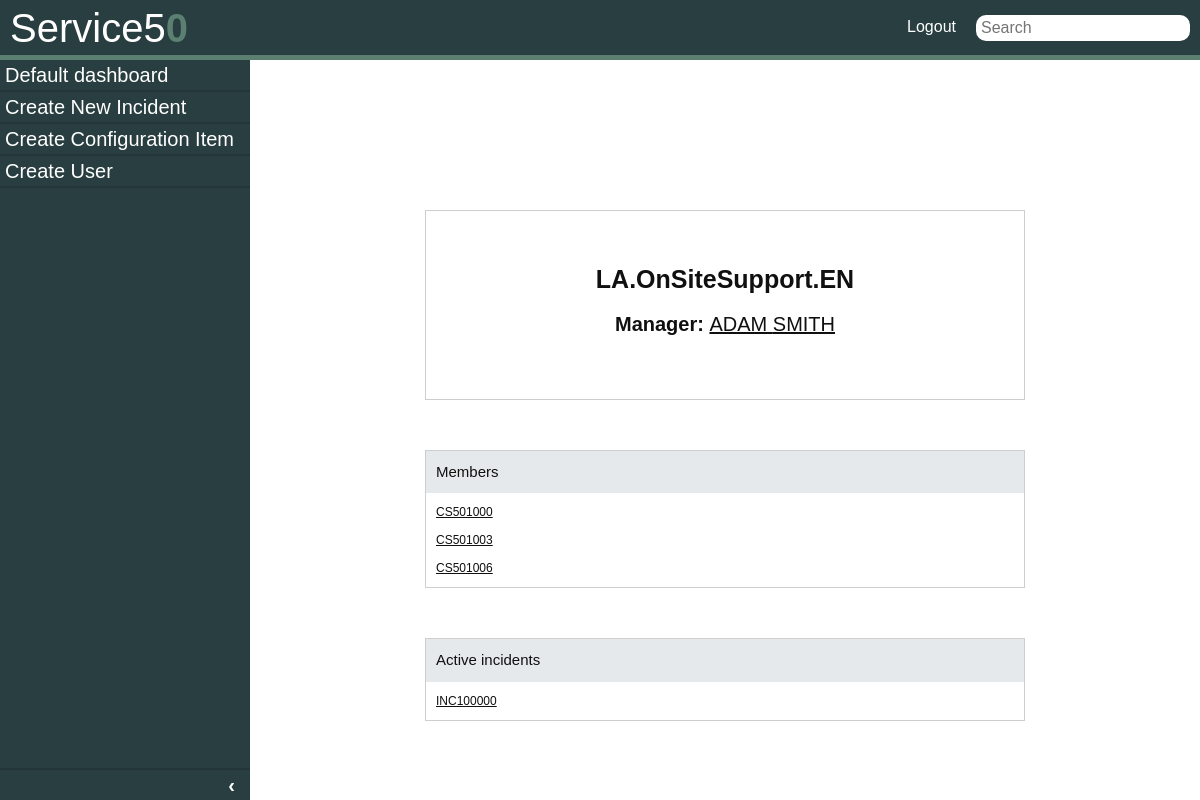
Screenshot of /dashboards/team_dashboard/LA.OnSiteSupport.EN (signed in) with the database file from the repository.
### tickets/models.py (models this page shows, shortened)
class Team(models.Model):
    id = models.BigAutoField(primary_key=True)
    code = models.CharField(max_length=64)
    members = models.ManyToManyField(User)
    manager = models.ForeignKey(User, on_delete=models.SET_NULL, null=True, related_name="team_manager")

class User(AbstractUser):
    id = models.BigAutoField(primary_key=True)
    username = models.CharField(max_length=8, validators=[MinLengthValidator(8)], unique=True)
    added_on = models.DateTimeField(default=datetime.now)
    location = models.ForeignKey(Location, on_delete=models.SET_NULL, null=True, related_name="user_location")
    role = models.ForeignKey(Role, on_delete=models.SET_NULL, null=True, related_name="user_role")
    pass

class Incident(models.Model):
    id = models.BigAutoField(primary_key=True)
    number = models.CharField(max_length=9, validators=[MinLengthValidator(9)], unique=True)
    caller = models.ForeignKey(User, on_delete=models.CASCADE, related_name="caller", null=True)
    location = models.ForeignKey(Location, on_delete=models.SET_NULL, null=True)
    service = models.ForeignKey(Service, on_delete=models.SET_NULL, null=True)
    configuration_item = models.ForeignKey(Configuration_Item, on_delete=models.SET_NULL, null=True)
    state = models.ForeignKey(State, on_delete=models.SET_NULL, null=True)
    opened_on = models.DateTimeField(default=datetime.now)
    priority = models.ForeignKey(Priority, on_delete=models.SET_NULL, null=True)
    assignment_group = models.ForeignKey(Team, on_delete=models.SET_NULL, null=True)
    assigned_to = models.ForeignKey(User, on_delete=models.SET_NULL, null=True, related_name="assigned_to")
    short_description = models.TextField(null=True)
    description = models.TextField(null=True)
    confidential_notes = models.TextField(null=True)
    resolved_on = models.DateTimeField(null=True)
    resolved_by = models.ForeignKey(User, on_delete=models.SET_NULL, related_name="resolved_by", null=True)
    resolution_notes = models.TextField(null=True)

### dashboards/views.py (the view)
# urls.py: path("team_dashboard/<str:team_code>", views.team_dashboard, name="team_dashboard"),
@login_required
def team_dashboard(request, team_code):
    try:
        team = Team.objects.get(code=team_code)
    except:
        raise Http404
    members = team.members.all()
    active_state = State.objects.get(state="In progress")
    active_incidents = Incident.objects.filter(assignment_group=team, state=active_state)
    return render(request, "dashboards/team_dashboard.html", {
        "team": team,
        "members": members,
        "active_incidents": active_incidents
    })

### dashboards/templates/dashboards/team_dashboard.html
{% include 'tickets/layout.html' %}
{% block body %}
    <main class="ticket-body">
        <div class="entity-body">
            <div class="central-long-section">
                <div class="section-border entity-body padding-top-bottom margin-bottom">
                    <span class="section-title">{{ team.code }}</span>
                    <div class="header-title">
                        <div><span class="entry-key">Manager: </span><span class="entry-value">{{ team.manager.first_name }} {{ team.manager.last_name }}</span></div>
                    </div>
                </div>
                <div class="section-border margin-bottom">
                    <div class="grey-title">Members</div>
                    <div>
                        {% if members %}
                            {% for member in members %}
                                <div class="incident-number" style="margin:10px 10px;" onclick="redirectToUser(this)">{{ member.username }}</div>
                            {% endfor %}
                        {% else %}
                            <div class="no-record"><p>No records to display</p></div>
                        {% endif %}
                    </div>
                </div>
                <div class="section-border margin-bottom">
                    <div class="grey-title">Active incidents</div>
                    <div>
                        {% if active_incidents %}
                            {% for active_incident in active_incidents %}
                                <div class="incident-number" style="margin:10px 10px;" onclick="redirectToIncident(this)">{{ active_incident.number }}</div>
                            {% endfor %}
                        {% else %}
                            <div class="no-record"><p>No records to display</p></div>
                        {% endif %}
                    </div>
                </div>
            </div>
        </div>
    </main>
{% endblock %}

### tickets/static/tickets/style.css (style rules this page uses)
body { font-family: Arial, Helvetica, sans-serif; }
.ticket-body { color: #101010; font-size: 16px; overflow: auto; max-height: calc(100vh - 60px); position: absolute; left: 250px; right: 0px; }
@media (max-width: 1350px) { .ticket-body { font-size: 12px; } }

### dashboards/static/dashboards/style.css (style rules this page uses)
.section-border { border: 0.09em solid #cecece; }
.section-title { font-size: 25px; font-weight: bold; }
.header-title { font-size: 20px; margin: 10px; }
.incident-number { cursor: pointer; text-decoration: underline; }
.entity-body { display: flex; flex-direction: column; justify-content: center; align-items: center; }
.central-long-section { margin-top: 150px; width: 50vw; }
.entry-key { font-weight: bold; }
.entry-value { text-decoration: underline; }
.padding-top-bottom { padding: 50px 0px; }
.margin-bottom { margin-bottom: 50px; }
.grey-title { display: block; background-color: #e6e9eb; font-size: 15px; padding: 10px 10px; }

### rows the page displays
Team: code "LA.OnSiteSupport.EN", manager.first_name "ADAM", manager.last_name "SMITH"
User: username "CS501000"
User: username "CS501003"
User: username "CS501006"
Incident: number "INC100000"
